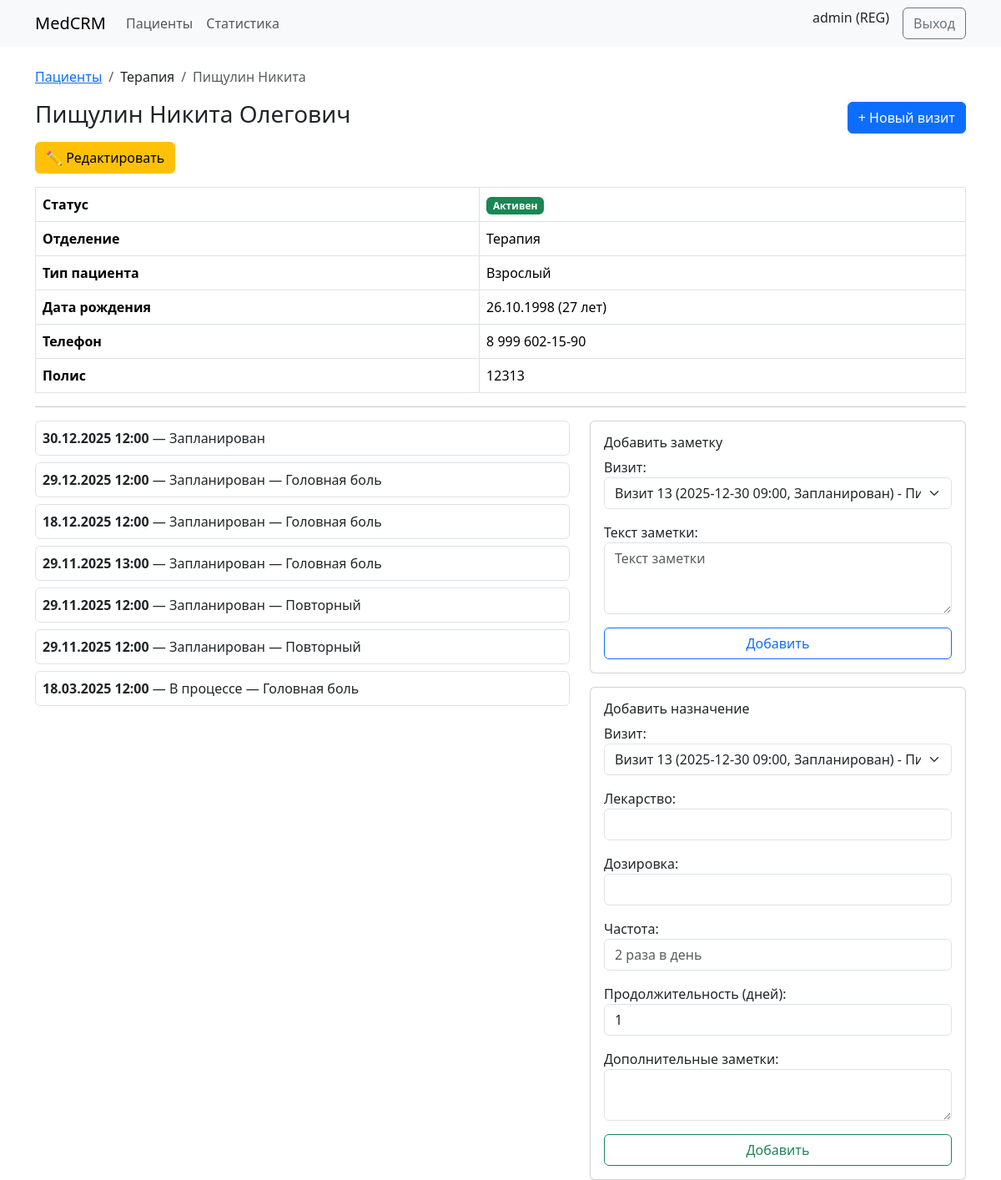
The app's page /patients/6/ (signed in) with its own data.
### accounts/models.py (models this page shows, shortened)
class User(AbstractUser):
    class Role(models.TextChoices):
        ADMIN = "ADMIN", "Администратор"
        REGISTRAR = "REG", "Регистратор"
        DOCTOR = "DOC", "Врач"
        NURSE = "NUR", "Медсестра"
        PHARMACIST = "PHARM", "Провизор"
        LAB = "LAB", "Лаборант"
    role = models.CharField(max_length=10, choices=Role.choices, default=Role.REGISTRAR)
    department = models.CharField(
        "Отделение",
        max_length=20,
        choices=DEPARTMENTS,
        blank=True,
        null=True,
        help_text="Обязательно для регистраторов, врачей и медсестер"
    )

### patients/models.py (models this page shows, shortened)
class Patient(models.Model):
    GENDER_CHOICES = [
        ("M", "Муж"),
        ("F", "Жен"),
    ]
    PATIENT_TYPE_CHOICES = [
        ("adult", "Взрослый"),
        ("child", "Ребёнок"),
        ("unknown", "Неопределён"),
    ]
    first_name = models.CharField("Имя", max_length=120)
    last_name = models.CharField("Фамилия", max_length=120)
    middle_name = models.CharField("Отчество", max_length=120, blank=True)
    birth_date = models.DateField("Дата рождения")
    gender = models.CharField("Пол", max_length=1, choices=GENDER_CHOICES)
    patient_type = models.CharField(
        "Тип пациента",
        max_length=10,
        choices = PATIENT_TYPE_CHOICES,
        default = "adult",
    )
    department = models.CharField(
        "Отделение",
        max_length=20,
        choices = DEPARTMENT_CHOICES,
        default = "therapy",
    )
    facility = models.ForeignKey(
        Facility,
        verbose_name="Место размещения",
        on_delete=models.SET_NULL,
        null=True,
        blank=True,
        related_name="patients",
    )
    phone = models.CharField("Телефон", max_length=20, blank=True)
    email = models.EmailField("Email", blank=True)
    document_id = models.CharField("Личный номер", max_length=64, blank=True)
    insurance_number = models.CharField("Полис", max_length=64, blank=True)
    address = models.CharField("Адрес", max_length=255, blank=True)
    emergency_contact = models.CharField("Контакт для связи", max_length=255, blank=True)
    is_active = models.BooleanField("Активен", default=True)
    created_at = models.DateTimeField("Создан", auto_now_add=True)
    @property
    def age(self):
        if not self.birth_date:
            return None
        today = date.today()
        return today.year - self.birth_date.year - (
            (today.month, today.day) < (self.birth_date.month, self.birth_date.day)
        )
    def __str__(self):
        fio = f"{self.last_name} {self.first_name} {self.middle_name}".strip()
        return f"{fio} ({self.birth_date.strftime('%d.%m.%Y')})"
    class Meta:
        ordering = ["last_name", "first_name", "birth_date"]
        verbose_name = "Пациент"
        verbose_name_plural = "Пациенты"

### clinical/models.py (models this page shows)
class Encounter(models.Model):
    class Status(models.TextChoices):
        PLANNED="PLANNED","Запланирован"
        INPROGRESS="INPROGRESS","В процессе"
        FINISHED="FINISHED","Завершен"
    patient = models.ForeignKey(Patient, on_delete=models.CASCADE, related_name="encounters")
    doctor = models.ForeignKey(settings.AUTH_USER_MODEL, on_delete=models.PROTECT, related_name="encounters")
    started_at = models.DateTimeField(verbose_name="Начало визита")
    finished_at = models.DateTimeField(null=True, blank=True, verbose_name="Окончание визита")
    reason = models.CharField(max_length=255, blank=True, verbose_name="Причина визита")
    status = models.CharField(max_length=20, choices=Status.choices, default=Status.PLANNED, verbose_name="Статус")
    class Meta:
        verbose_name = "Визит"
        verbose_name_plural = "Визиты"
        ordering = ["-started_at"]
    def __str__(self):
        started = self.started_at.strftime("%Y-%m-%d %H:%M") if self.started_at else "не начат"
        status = self.get_status_display()
        reason = self.reason if self.reason else "без причины"
        return f"Визит {self.id} ({started}, {status}) - {self.patient}"

### web/views.py (the view, shortened to what this page needs)
# urls.py: path("patients/<int:pk>/", PatientDetail.as_view(), name="patient_detail"),
class PatientDetail(RoleRequiredMixin, DetailView):
    model = Patient
    template_name = "patients/detail.html"
    allowed_roles = {"ADMIN", "REG", "DOC", "NUR"}
    def get_queryset(self):
        qs = super().get_queryset()
        user = self.request.user
        if user.role in {"DOC", "NUR"}:
            qs = qs.filter(department=user.department, is_active=True)
        return qs
    def get_context_data(self, **kwargs):
        ctx = super().get_context_data(**kwargs)
        patient = self.object
        enc_qs = Encounter.objects.filter(patient=patient).order_by("-started_at")
        ctx["encounters"] = enc_qs
        ctx["encounter_form"] = EncounterForm()
        default_enc_id = enc_qs[0].id if enc_qs else None
        note_form = NoteForm(initial={"encounter": default_enc_id})
        note_form.fields["encounter"].queryset = enc_qs
        ctx["note_form"] = note_form
        rx_form = PrescriptionForm(initial={"encounter": default_enc_id})
        rx_form.fields["encounter"].queryset = enc_qs
        ctx["rx_form"] = rx_form
        return ctx

### web/forms.py
class EncounterForm(forms.ModelForm):
    started_at = forms.DateTimeField(
        required=False,
        input_formats=["%Y-%m-%d %H:%M"],
        widget=forms.DateTimeInput(
            format="%Y-%m-%d %H:%M",
            attrs={
                "type": "text",
                "class": "form-control js-datetime",
                "placeholder": "ГГГГ-ММ-ДД ЧЧ:ММ",
            },
        ),
    )
    class Meta:
        model = Encounter
        fields = ["started_at", "reason", "status"]
        widgets = {
            "patient": forms.Select(attrs={"class": "form-select"}),
            "doctor": forms.Select(attrs={"class": "form-select"}),
            "reason": forms.TextInput(attrs={"class": "form-control", "placeholder": "Причина визита"}),
            "status": forms.Select(attrs={"class": "form-select"}),
        }
    def __init__(self, *args, **kwargs):
        super().__init__(*args, **kwargs)
        if self.initial.get('patient'):
            self.fields['patient'].widget = forms.HiddenInput()
        if self.initial.get('doctor'):
            self.fields['doctor'].widget = forms.HiddenInput()

class NoteForm(forms.ModelForm):
    class Meta:
        model = Note
        fields = ["encounter", "text"]
        labels = {
            "encounter": "Визит",
            "text": "Текст заметки",
        }
        widgets = {
            "encounter": forms.Select(attrs={"class": "form-select"}),
            "text": forms.Textarea(attrs={"class": "form-control", "rows": 3, "placeholder": "Текст заметки"}),
        }

### web/mixins.py (called while the page is built)
    def test_func(self):
        u = self.request.user
        return u.is_authenticated and (not self.allowed_roles or u.role in self.allowed_roles)

### templates/patients/detail.html (shortened to what this page needs)
{% extends "base.html" %}
{% block content %}
<nav aria-label="breadcrumb">
    <ol class="breadcrumb">
        <li class="breadcrumb-item"><a href="{% url 'web:patients' %}">Пациенты</a></li>
        <li class="breadcrumb-item">{{ object.get_department_display }}</li>
        <li class="breadcrumb-item active" aria-current="page">
            {{ object.last_name }} {{ object.first_name }}
        </li>
    </ol>
</nav>
<div class="d-flex justify-content-between align-items-center mb-2">
    <h3>{{ object.last_name }} {{ object.first_name }}{% if object.middle_name %} {{ object.middle_name }}{% endif %}
    </h3>
    {% if user.role in "ADMIN DOC NUR REG" %}
    <button class="btn btn-primary" data-bs-toggle="modal" data-bs-target="#encounterModal">+ Новый визит</button>
    {% endif %}
</div>
{% if user.role == "REG" %}
<a href="{% url 'web:patient_update' object.id %}" class="btn btn-warning mb-3">✏ Редактировать</a>
{% endif %}
<table class="table table-bordered">
    <tbody>
        <tr>
            <th>Статус</th>
            <td>
                {% if object.is_active %}
                <span class="badge bg-success">Активен</span>
                {% else %}
                <span class="badge bg-secondary">Скрыт</span>
                {% endif %}
            </td>
        </tr>
        <tr>
            <th>Отделение</th>
            <td>{{ object.get_department_display }}</td>
        </tr>
        <tr>
            <th>Тип пациента</th>
            <td>
                {% if object.patient_type == "child" %}
                Ребёнок
                {% else %}
                Взрослый
                {% endif %}
            </td>
        </tr>
        <tr>
            <th>Дата рождения</th>
            <td>{{ object.birth_date|date:"d.m.Y" }} ({{ object.age }} лет)</td>
        </tr>
        <tr>
            <th>Телефон</th>
            <td>{{ object.phone|default:"—" }}</td>
        </tr>
        <tr>
            <th>Полис</th>
            <td>{{ object.insurance_number|default:"—" }}</td>
        </tr>
    </tbody>
</table>
<hr>
<div class="row">
    <div class="col-md-7">
        {% if encounters %}
        {% for e in encounters %}
        <div class="border rounded p-2 mb-2">
            <b>{{ e.started_at|date:"d.m.Y H:i" }}</b> — {{ e.get_status_display }}
            {% if e.reason %} — {{ e.reason }}{% endif %}
        </div>
        {% endfor %}
        {% else %}
        <p class="text-muted">Пока нет визитов.</p>
        {% endif %}
    </div>
    <div class="col-md-5">
        {% if user.role in "ADMIN DOC NUR REG" %}
        <div class="card mb-3">
            <div class="card-body">
                <h6>Добавить заметку</h6>
                <form method="post">
                    {{ note_form.as_p }}
                    <button class="btn btn-outline-primary w-100">Добавить</button>
                </form>
            </div>
        </div>
        <div class="card">
            <div class="card-body">
                <h6>Добавить назначение</h6>
                <form method="post">
                    {{ rx_form.as_p }}
                    <button class="btn btn-outline-success w-100">Добавить</button>
                </form>
            </div>
        </div>
        {% endif %}
    </div>
</div>
{% endblock %}

### templates/base.html (shortened to what this page needs)
{% load static %}
<!doctype html>
<html lang="ru">
<head>
    <link href="https://cdn.jsdelivr.net/npm/bootstrap@5.3.3/dist/css/bootstrap.min.css" rel="stylesheet">
</head>
<link rel="stylesheet" href="https://cdn.jsdelivr.net/npm/flatpickr/dist/flatpickr.min.css">
<body>
    <nav class="navbar navbar-expand-lg bg-body-tertiary">
        <div class="container">
            <a class="navbar-brand" href="/">MedCRM</a>
            <div class="collapse navbar-collapse">
                <ul class="navbar-nav me-auto">
                    <li class="nav-item"><a class="nav-link" href="{% url 'web:patients' %}">Пациенты</a></li>
                    <li class="nav-item">
                        <a class="nav-link" href="{% url 'web:departments' %}">Статистика</a>
                    </li>
                </ul>
                <div class="d-flex">
                    {% if user.is_authenticated %}
                    <span class="me-3">{{ user.get_full_name|default:user.username }} ({{ user.role }})</span>
                    <form method="post" action="{% url 'web:logout' %}" style="display:inline;">
                        <button type="submit" class="btn btn-outline-secondary">Выход</button>
                    </form>
                    {% else %}
                    <a class="btn btn-primary" href="{% url 'web:login' %}">Вход</a>
                    {% endif %}
                </div>
            </div>
        </div>
    </nav>
    <div class="container mt-4">
        {% block content %}{% endblock %}
    </div>
    <link rel="stylesheet" href="https://cdn.jsdelivr.net/npm/flatpickr/dist/flatpickr.min.css">
</body>
</html>

### records on screen
User: get_full_name "admin", role "REG"
Patient: department "Терапия", last_name "Пищулин", first_name "Никита", middle_name "Олегович", birth_date "26.10.1998", age "27", phone "8 999 602-15-90", insurance_number "12313"
Encounter: started_at "30.12.2025 12:00", status "Запланирован"
Encounter: started_at "29.12.2025 12:00", status "Запланирован", reason "Головная боль"
Encounter: started_at "18.12.2025 12:00", status "Запланирован", reason "Головная боль"
Encounter: started_at "29.11.2025 13:00", status "Запланирован", reason "Головная боль"
Encounter: started_at "29.11.2025 12:00", status "Запланирован", reason "Повторный"
Encounter: started_at "29.11.2025 12:00", status "Запланирован", reason "Повторный"
Encounter: started_at "18.03.2025 12:00", status "В процессе", reason "Головная боль"
